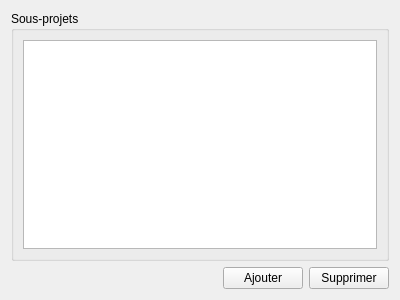
<?xml version="1.0" encoding="UTF-8"?>
<ui version="4.0">
 <class>TabProject</class>
 <widget class="QWidget" name="TabProject">
  <property name="geometry">
   <rect>
    <x>0</x>
    <y>0</y>
    <width>400</width>
    <height>300</height>
   </rect>
  </property>
  <property name="windowTitle">
   <string>Form</string>
  </property>
  <layout class="QVBoxLayout" name="verticalLayout">
   <item>
    <widget class="QGroupBox" name="groupBox">
     <property name="title">
      <string>Sous-projets</string>
     </property>
     <layout class="QVBoxLayout" name="verticalLayout_2">
      <item>
       <widget class="QListWidget" name="listWidget_projects">
        <property name="editTriggers">
         <set>QAbstractItemView::NoEditTriggers</set>
        </property>
        <property name="defaultDropAction">
         <enum>Qt::IgnoreAction</enum>
        </property>
        <property name="selectionMode">
         <enum>QAbstractItemView::ExtendedSelection</enum>
        </property>
        <property name="sortingEnabled">
         <bool>true</bool>
        </property>
       </widget>
      </item>
     </layout>
    </widget>
   </item>
   <item>
    <layout class="QHBoxLayout" name="horizontalLayout">
     <item>
      <spacer name="horizontalSpacer">
       <property name="orientation">
        <enum>Qt::Horizontal</enum>
       </property>
       <property name="sizeHint" stdset="0">
        <size>
         <width>40</width>
         <height>20</height>
        </size>
       </property>
      </spacer>
     </item>
     <item>
      <widget class="QPushButton" name="pushButton_add">
       <property name="text">
        <string>Ajouter</string>
       </property>
      </widget>
     </item>
     <item>
      <widget class="QPushButton" name="pushButton_delete">
       <property name="text">
        <string>Supprimer</string>
       </property>
      </widget>
     </item>
    </layout>
   </item>
  </layout>
 </widget>
 <resources/>
 <connections/>
</ui>
